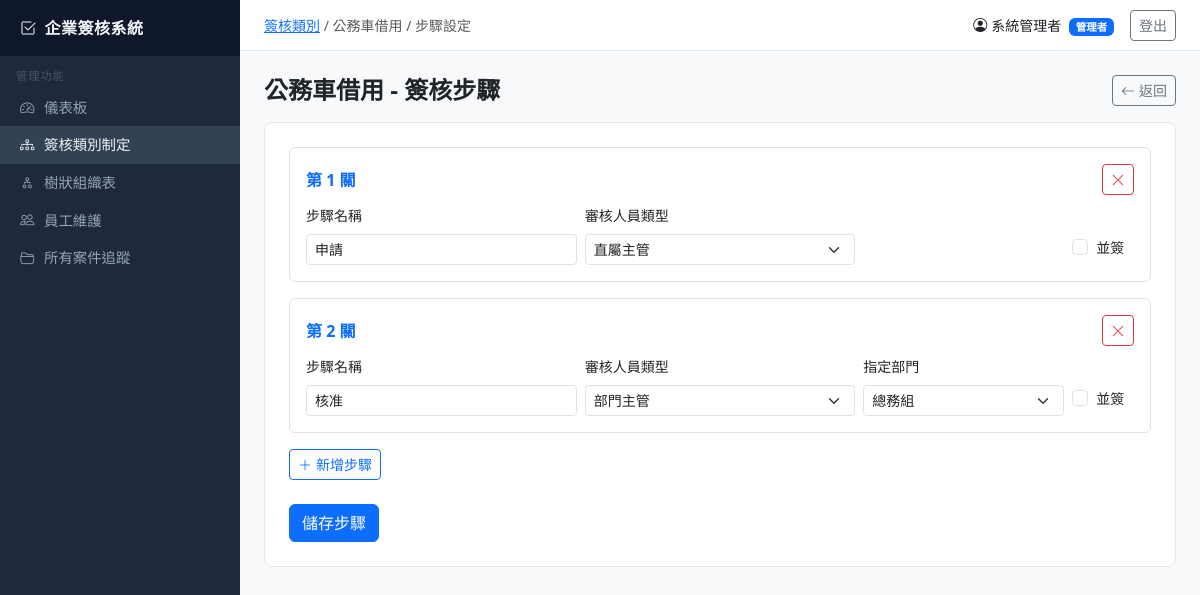
Screenshot of /admin-panel/workflows/2/steps/ (signed in) with the database file from the repository.
### core/models.py (models this page shows, shortened)
class WorkflowCategory(models.Model):
    name = models.CharField(max_length=200)
    description = models.TextField(blank=True)
    num_levels = models.PositiveIntegerField(default=1, verbose_name="審核層級數")
    created_at = models.DateTimeField(auto_now_add=True)
    class Meta:
        verbose_name = "簽核類別"
        verbose_name_plural = "簽核類別"

class Employee(models.Model):
    user = models.OneToOneField(User, on_delete=models.CASCADE, related_name="employee", null=True, blank=True)
    name = models.CharField(max_length=100)
    email = models.EmailField(unique=True)
    tel = models.CharField(max_length=20, blank=True)
    department_code = models.CharField(max_length=50, blank=True)
    is_admin = models.BooleanField(default=False)
    created_at = models.DateTimeField(auto_now_add=True)
    class Meta:
        verbose_name = "員工"
        verbose_name_plural = "員工"

class WorkflowStep(models.Model):
    APPROVER_TYPE_CHOICES = [
        ("direct_manager", "直屬主管"),   # 依申請人部門沿組織樹向上找對應層級主管
        ("dept_manager", "部門主管"),      # 指定部門的主管，或申請人的上一級部門主管
        ("specific_employee", "指定人員"), # 固定指定某位員工
    ]
    category = models.ForeignKey(WorkflowCategory, on_delete=models.CASCADE, related_name="steps")
    step_number = models.PositiveIntegerField()
    name = models.CharField(max_length=200)
    approver_type = models.CharField(max_length=50, choices=APPROVER_TYPE_CHOICES)
    specific_approver = models.ForeignKey(
        Employee, on_delete=models.SET_NULL, null=True, blank=True, related_name="assigned_steps"
    )
    specific_dept = models.CharField(max_length=50, blank=True, verbose_name="指定部門")
    is_parallel = models.BooleanField(default=False, verbose_name="並簽")
    class Meta:
        ordering = ["step_number"]
        unique_together = [["category", "step_number"]]
        verbose_name = "簽核步驟"
        verbose_name_plural = "簽核步驟"

### core/views/admin_views.py (the view)
# urls.py: path("admin-panel/workflows/<int:pk>/steps/", admin_views.workflow_steps, name="workflow_steps"),
@admin_required
def workflow_steps(request, pk):
    wf = get_object_or_404(WorkflowCategory, pk=pk)
    steps = wf.steps.all()
    employees = Employee.objects.all().order_by("name")
    depts = get_dept_list()
    return render(request, "admin/workflow_steps.html", {"wf": wf, "steps": steps, "employees": employees, "depts": depts})

### core/services.py (called while the page is built)
def get_org_tree():
    path = settings.ORG_TREE_PATH
    if path.exists():
        return json.loads(path.read_text(encoding="utf-8"))
    return []

def get_dept_list():
    tree = get_org_tree()
    depts = []
    def _collect(nodes):
        for node in nodes:
            depts.append({"code": node["code"], "name": node["name"]})
            _collect(node.get("children", []))
    _collect(tree)
    return depts

### templates/admin/workflow_steps.html (shortened to what this page needs)
{% extends "base.html" %}
{% block breadcrumb %}<a href="{% url 'workflow_list' %}">簽核類別</a> / {{ wf.name }} / 步驟設定{% endblock %}
{% block content %}
<div class="d-flex justify-content-between align-items-center mb-3">
  <h4 class="fw-bold mb-0">{{ wf.name }} - 簽核步驟</h4>
  <a href="{% url 'workflow_list' %}" class="btn btn-outline-secondary btn-sm"><i class="bi bi-arrow-left me-1"></i>返回</a>
</div>
<div class="card p-4">
  <form method="post" action="{% url 'workflow_step_save' wf.pk %}" id="stepsForm">
    <div id="stepsContainer">
      {% for step in steps %}
      <div class="step-row border rounded p-3 mb-3">
        <div class="d-flex justify-content-between align-items-center mb-2">
          <span class="fw-semibold text-primary">第 <span class="step-num">{{ step.step_number }}</span> 關</span>
          <button type="button" class="btn btn-sm btn-outline-danger remove-step"><i class="bi bi-x-lg"></i></button>
        </div>
        <div class="row g-2">
          <div class="col-md-4">
            <label class="form-label small">步驟名稱</label>
            <input type="text" name="step_name" class="form-control form-control-sm" value="{{ step.name }}" required>
          </div>
          <div class="col-md-4">
            <label class="form-label small">審核人員類型</label>
            <select name="approver_type" class="form-select form-select-sm approver-type-select">
              <option value="direct_manager" {% if step.approver_type == "direct_manager" %}selected{% endif %}>直屬主管</option>
              <option value="dept_manager" {% if step.approver_type == "dept_manager" %}selected{% endif %}>部門主管</option>
            </select>
          </div>
          <div class="col-md-3">
            <div class="specific-dept-field" {% if step.approver_type != "dept_manager" %}style="display:none"{% endif %}>
              <label class="form-label small">指定部門</label>
              <select name="specific_dept" class="form-select form-select-sm">
                {% for dept in depts %}
                <option value="{{ dept.code }}" {% if step.specific_dept == dept.code %}selected{% endif %}>{{ dept.name }}</option>
                {% endfor %}
              </select>
            </div>
          </div>
          <div class="col-md-1 d-flex align-items-end pb-1">
            <div class="form-check">
              <input type="checkbox" class="form-check-input" name="is_parallel" value="{{ step.step_number }}" {% if step.is_parallel %}checked{% endif %} id="parallel_{{ step.step_number }}">
              <label class="form-check-label small" for="parallel_{{ step.step_number }}">並簽</label>
            </div>
          </div>
        </div>
      </div>
      {% endfor %}
    </div>
    <button type="button" class="btn btn-outline-primary btn-sm mb-3" id="addStep">
      <i class="bi bi-plus-lg me-1"></i>新增步驟
    </button>
    <div class="d-flex gap-2 mt-2">
      <button type="submit" class="btn btn-primary">儲存步驟</button>
    </div>
  </form>
</div>
{% endblock %}

### templates/base.html (shortened to what this page needs)
<!DOCTYPE html>
<html lang="zh-Hant">
<head>
  <link rel="stylesheet" href="https://cdn.jsdelivr.net/npm/bootstrap@5.3.3/dist/css/bootstrap.min.css">
  <link rel="stylesheet" href="https://cdn.jsdelivr.net/npm/bootstrap-icons@1.11.3/font/bootstrap-icons.css">
</head>
<body>
{% if user.is_authenticated %}
{% with emp=user.employee %}
<div class="sidebar">
  <div class="brand"><i class="bi bi-check2-square me-2"></i>企業簽核系統</div>
  {% if emp.is_admin %}
  <div class="nav-section">管理功能</div>
  <a href="{% url 'admin_dashboard' %}" class="nav-link {% if request.resolver_match.url_name == 'admin_dashboard' %}active{% endif %}">
    <i class="bi bi-speedometer2"></i> 儀表板
  </a>
  <a href="{% url 'workflow_list' %}" class="nav-link {% if 'workflow' in request.resolver_match.url_name %}active{% endif %}">
    <i class="bi bi-diagram-3"></i> 簽核類別制定
  </a>
  <a href="{% url 'org_tree' %}" class="nav-link {% if request.resolver_match.url_name == 'org_tree' %}active{% endif %}">
    <i class="bi bi-diagram-2"></i> 樹狀組織表
  </a>
  <a href="{% url 'employee_list' %}" class="nav-link {% if 'employee' in request.resolver_match.url_name %}active{% endif %}">
    <i class="bi bi-people"></i> 員工維護
  </a>
  <a href="{% url 'admin_case_list' %}" class="nav-link {% if 'admin_case' in request.resolver_match.url_name %}active{% endif %}">
    <i class="bi bi-folder2-open"></i> 所有案件追蹤
  </a>
  {% endif %}
</div>
<div class="topbar">
  <span class="text-muted small">{% block breadcrumb %}{% endblock %}</span>
  <div class="d-flex align-items-center gap-3">
    <span class="small"><i class="bi bi-person-circle me-1"></i>{{ emp.name }}
      {% if emp.is_admin %}<span class="badge bg-primary ms-1">管理者</span>{% endif %}
    </span>
    <a href="{% url 'logout' %}" class="btn btn-sm btn-outline-secondary">登出</a>
  </div>
</div>
{% endwith %}
{% endif %}
<div class="main-content">
  {% block content %}{% endblock %}
</div>
</body>
</html>

### templates/base.html (style rules this page uses)
body { background-color: #f8f9fa; }
.sidebar { width: 240px; min-height: 100vh; background: #1e293b; color: #94a3b8; position: fixed; top: 0; left: 0; padding-top: 0; z-index: 100; overflow-y: auto; }
.sidebar .brand { background: #0f172a; padding: 1rem 1.25rem; font-size: 1rem; font-weight: 700; color: #f1f5f9; letter-spacing: 0.5px; }
.sidebar .nav-section { padding: 0.75rem 1rem 0.25rem; font-size: 0.7rem; text-transform: uppercase; letter-spacing: 1px; color: #475569; }
.sidebar .nav-link { color: #94a3b8; padding: 0.5rem 1.25rem; display: flex; align-items: center; gap: 0.6rem; font-size: 0.9rem; border-radius: 0; transition: all 0.15s; }
.sidebar .nav-link:hover, .sidebar .nav-link.active { background: #334155; color: #f1f5f9; }
.main-content { margin-left: 240px; padding: 1.5rem; min-height: 100vh; }
.topbar { background: #fff; border-bottom: 1px solid #e2e8f0; padding: 0.6rem 1.5rem; margin-left: 240px; position: sticky; top: 0; z-index: 99; display: flex; justify-content: space-between; align-items: center; }
.card { border: 1px solid #e2e8f0; border-radius: 0.5rem; }

### rows the page displays
WorkflowCategory: name "公務車借用"
Employee: name "系統管理者"
WorkflowStep: step_number "1", step_name "申請", approver_type "直屬主管"
WorkflowStep: step_number "2", step_name "核准", approver_type "部門主管", specific_dept "總務組"
